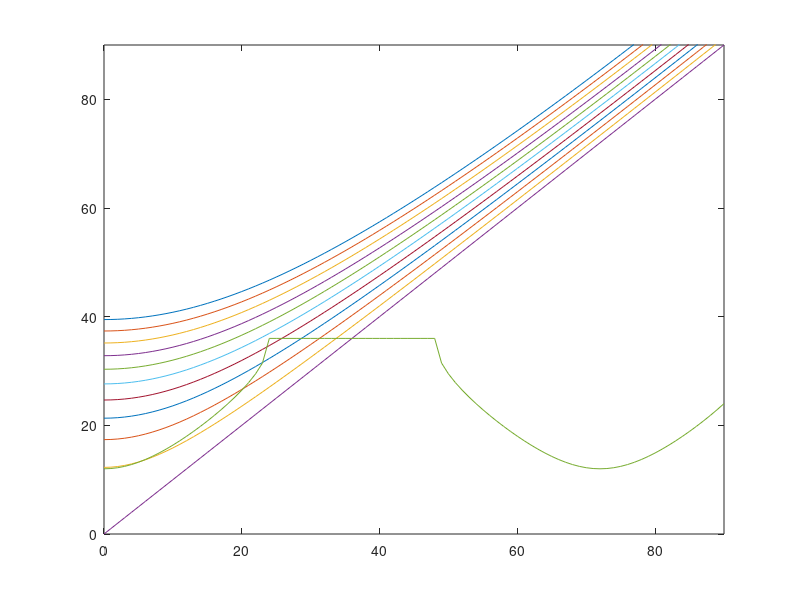

Recreate this plot in MATLAB.
clc
clear
a2=[];
a1=0:1:90
V1=linspace(0.544,1,11)
for t = linspace(0.544,1,11)
    for i = 0:1:90
        a2(i+1) = acosd((t*0.5) + cosd(i) - 0.5);
    end
    plot(a1,a2)
    hold on
end
a2_5=[];
a1_5=0:1:90
for i = 0:1:90
    a2_5(i+1) = 0.2*(acosd(cosd(5*i) - 0.5))
end
plot(a1_5,real(a2_5))
xlim([0 90])
ylim([0 90])
hold off
V1